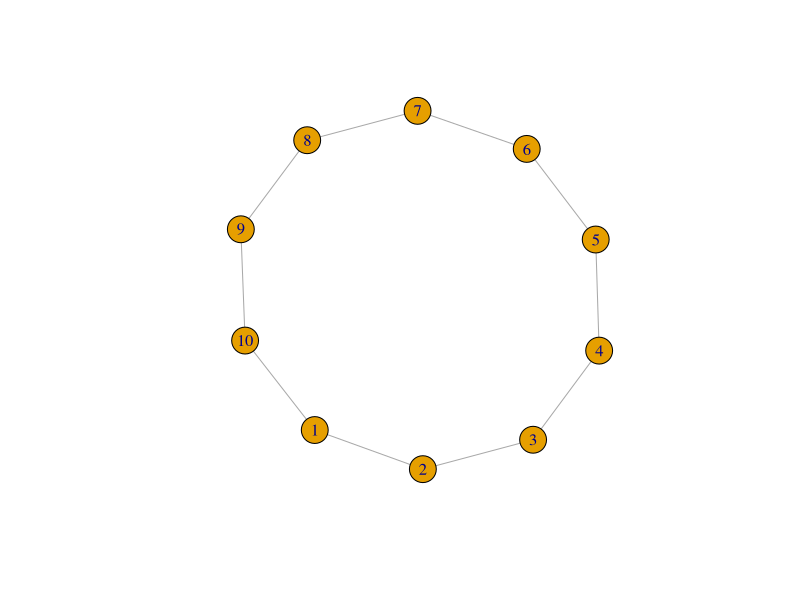
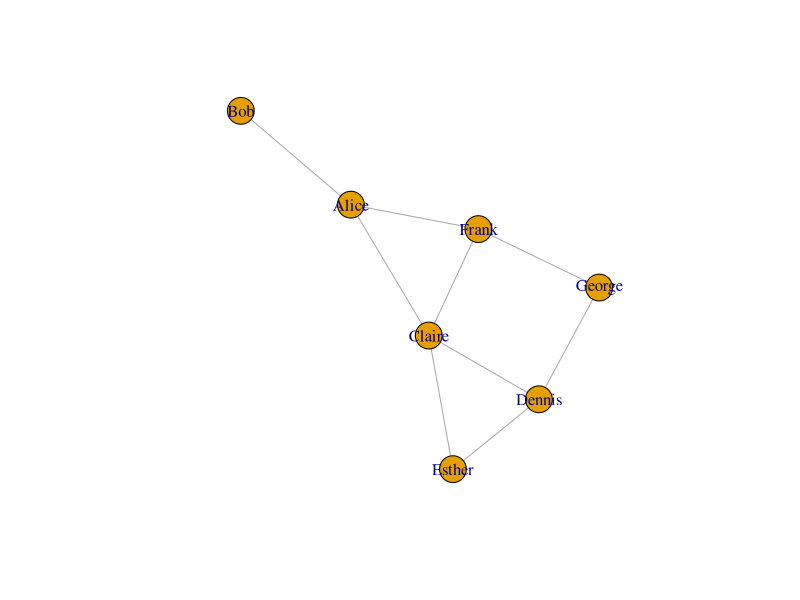

The R source for these figures, in order:
#!/usr/bin/env Rscript
# this script does what? Using igraph!
library(igraph)
library(Cairo)

g <- make_ring(10)

set_vertex_attr(g, "name", value = letters[1:10])

# Cairo image template
CairoPNG("igplot0.png", 800, 800)
plot(g)
dev.off()

gz <- make_graph('Zachary')

gn <- make_graph(~ Alice-Bob:Claire:Frank, Claire-Alice:Dennis:Frank:Esther,
                George-Dennis:Frank, Dennis-Esther)
CairoPNG("igplot2.png", 800, 800)
plot(gn)
dev.off()

# So what's unusually about igraph is that the function syntax
# with V() and E() actually sets attributes, and need not be stored 
V(gn)$age <- c(25, 31, 18, 23, 47, 22, 50) 
V(gn)$gender <- c("f", "m", "f", "m", "m", "f", "m")
E(gn)$is_formal <- c(FALSE, FALSE, TRUE, TRUE, TRUE, FALSE, TRUE, FALSE, FALSE)
